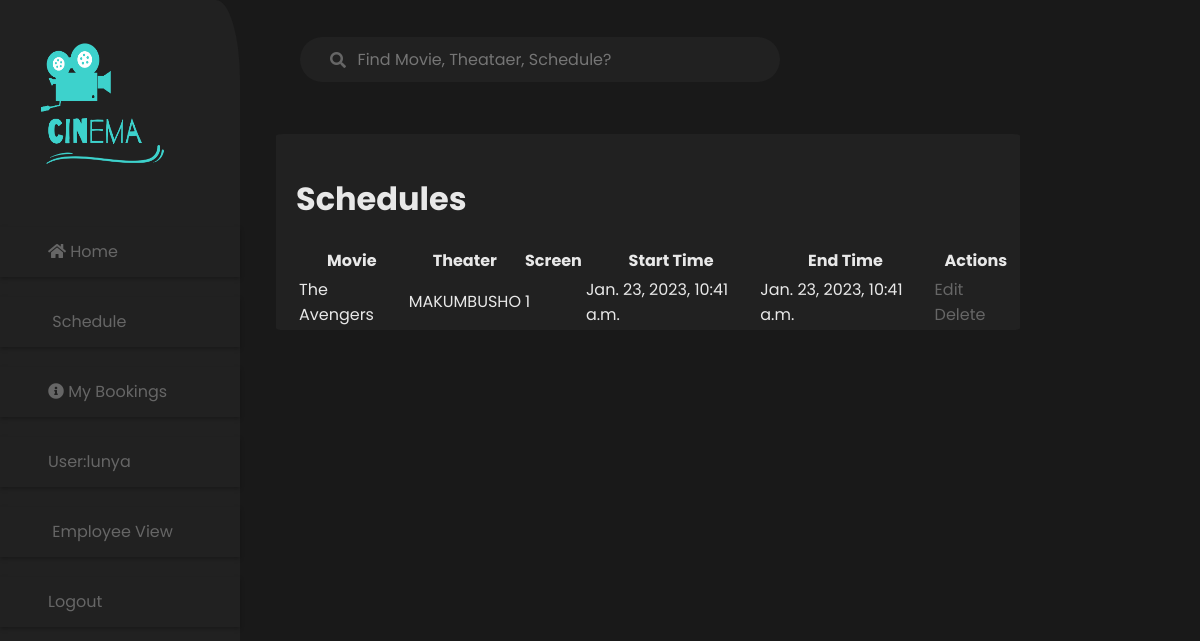
/landofcinema/schedule_list (signed in), run on the app's committed database.
### landofcinema/models.py (models this page shows, shortened)
class Schedule(models.Model):
    movie = models.ForeignKey(Movie, on_delete=models.CASCADE)
    screen = models.ForeignKey(Screen, on_delete=models.CASCADE)
    start_time = models.DateTimeField()
    end_time = models.DateTimeField()

class Movie(models.Model):
    title = models.CharField(max_length=255)
    synopsis = models.TextField()
    release_date = models.DateField(null=True, blank=True)
    image_url = models.URLField()
    rating = models.FloatField(default=0.0)

class Screen(models.Model):
    theater = models.ForeignKey(Theater, on_delete=models.CASCADE)
    screen_number = models.IntegerField()
    capacity = models.IntegerField()

class Theater(models.Model):
    name = models.CharField(max_length=255)
    region = models.CharField(max_length=255)
    address = models.CharField(max_length=255)

### landofcinema/views.py (the view)
# urls.py: path('schedule_list', views.schedule_list, name='schedule_list_admin'),
def schedule_list(request):
    if not request.user.groups.filter(name='Employee').exists():
        return redirect('index')
    schedules = Schedule.objects.all()
    return render(request, 'schedule_list.html', {'schedules': schedules})

### landofcinema/templates/schedule_list.html
{% extends 'base_generic.html' %}
{% block content %}
    <h1>Schedules</h1>
    <table>
        <thead>
            <tr>
                <th>Movie</th>
                <th>Theater</th>
                <th>Screen</th>
                <th>Start Time</th>
                <th>End Time</th>
                <th>Actions</th>
            </tr>
        </thead>
        <tbody>
            {% for schedule in schedules %}
                <tr>
                    <td>{{ schedule.movie.title }}</td>
                    <td>{{ schedule.screen.theater.name }}</td>
                    <td>{{ schedule.screen.screen_number }}</td>
                    <td>{{ schedule.start_time }}</td>
                    <td>{{ schedule.end_time }}</td>
                    <td>
                        <a href="{% url 'schedule_edit_admin' schedule.id %}">Edit</a>
                        <a href="{% url 'delete_schedule' schedule.id %}">Delete</a>
                    </td>
                </tr>
            {% endfor %}
        </tbody>
    </table>
{% endblock %}

### landofcinema/templates/base_generic.html (shortened to what this page needs)
<!DOCTYPE html>
<html lang="en">
<head>
  {%load static%}
    <link href="{% static 'css/styles.css' %}" rel="stylesheet">
    <link rel="stylesheet" href="https://use.fontawesome.com/releases/v5.5.0/css/all.css">
</head>
<body>
    <div class="nav-bar1">
        <img class="logo" src="{% static 'images/logo.png' %}">
            <ul class="sidebar-1">
                <li>
                    <i class="fa fa-home" aria-hidden="true"></i>
                    <a href="{% url 'index' %}">Home</a>
                </li>
                <li>
                    <a href="{% url 'view_schedule'%}">Schedule</a>
                </li>
                <li>
                    <i class="fa fa-info-circle" aria-hidden="true"></i>
                    <a href="{% url 'view_bookings' %}">My Bookings</a>
                </li>
                {%if user.is_authenticated%}</li>
                <li>User:{{user.get_username}}</li>
                {% if user.userprofile.is_employee %}
                <li>
                  <a href="{% url 'employee_view' %}">Employee View</a>
                </li>
              {% endif %}
                <li>
                    <a href="{% url 'logout' %}?next={{request.path }}">Logout</a></li>
                {%else%}
                <li><a href="{% url 'login' %}?next={{request.path}}">Login</a></li>
                {% endif %}
            </ul>
    </div>
    <div class="content-bar">
        <form class="search-container" action="{% url 'search_schedules' %}" method="get">
            <input type="text" id="search-bar" placeholder="Find Movie, Theataer, Schedule?">
            <i class="fa fa-search search-icon" aria-hidden="true"></i>
        </form>
        <div class="link"  style="padding-left:20px; padding-top:20px">
        {% block content%} {% endblock %}
    </div>
</body>
</html>

### landofcinema/static/css/styles.css (style rules this page uses)
* { font-family: 'Poppins', sans-serif; }
* { box-sizing: border-box; }
body { height: 100%; width: 100%; background-color: #191919; display:flex; flex-direction: row; margin:0; padding:0; border:0 }
.nav-bar1 { position:fixed; width:20%; height: 100%; border-radius: 10%; background-color:#212121; }
.logo { height: 200px; width:175px; }
.sidebar-1 { margin:0; padding:0; border:0; }
.sidebar-1>li { display: inline-block; color: #666666; list-style: none; display:block; height: 10%; left: 0%; right: 85.05%; top: 18.23%; bottom: 73.01%; box-shadow: 0px 2px 4px rgba(0, 0, 0, 0.25); height: 50px; width: 100%; left: 0px; top: 179px; border-radius: 0px; padding:5% 20%; margin-top:20px; }
a { text-decoration: none; color: #666666; }
.content-bar { color: #212121; width: 75%; top:7%; margin:0 15% 0 23%; padding:0; border:0; display: flex; flex-direction: column; }
.search-container { width: 40%; display: block; margin: 0 2%; top:4%; border-color:#212121; position:fixed; z-index: 1; }
#search-bar { background-color: #212121; border-radius: 30px; margin: 0 auto; width: 100%; height: 45px; padding: 0 ; font-size: 1rem; position:relative; margin-top:1%; color:#666666; padding-left:12%; border-color: #212121; border-width: 0; }
.search-icon { position: relative; float: left; top: -30px; left:30px; color: #666666; }
.link { border-radius:30px; color:#E8E8E8; position:relative; margin-top:18%; display:flex; flex-direction: column; padding:0; border:0; background-color: #212121; width:100%; border-radius:1%; }

### data on the page
Schedule: movie "The Avengers", screen.theater.name "MAKUMBUSHO", screen.screen_number "1", start_time "Jan. 23, 2023, 10:41 a.m.", end_time "Jan. 23, 2023, 10:41 a.m."

### other printed values
{{ user.get_username }} "lunya"
